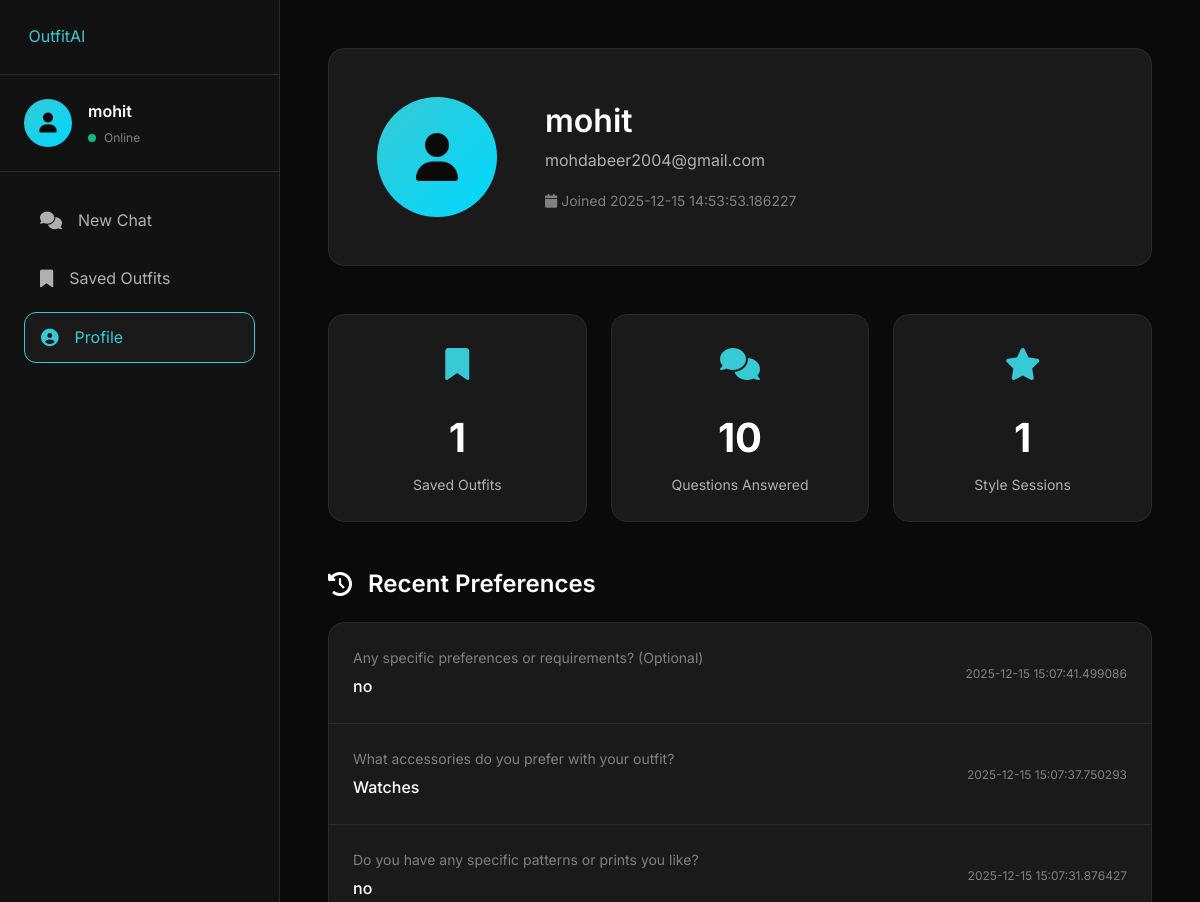
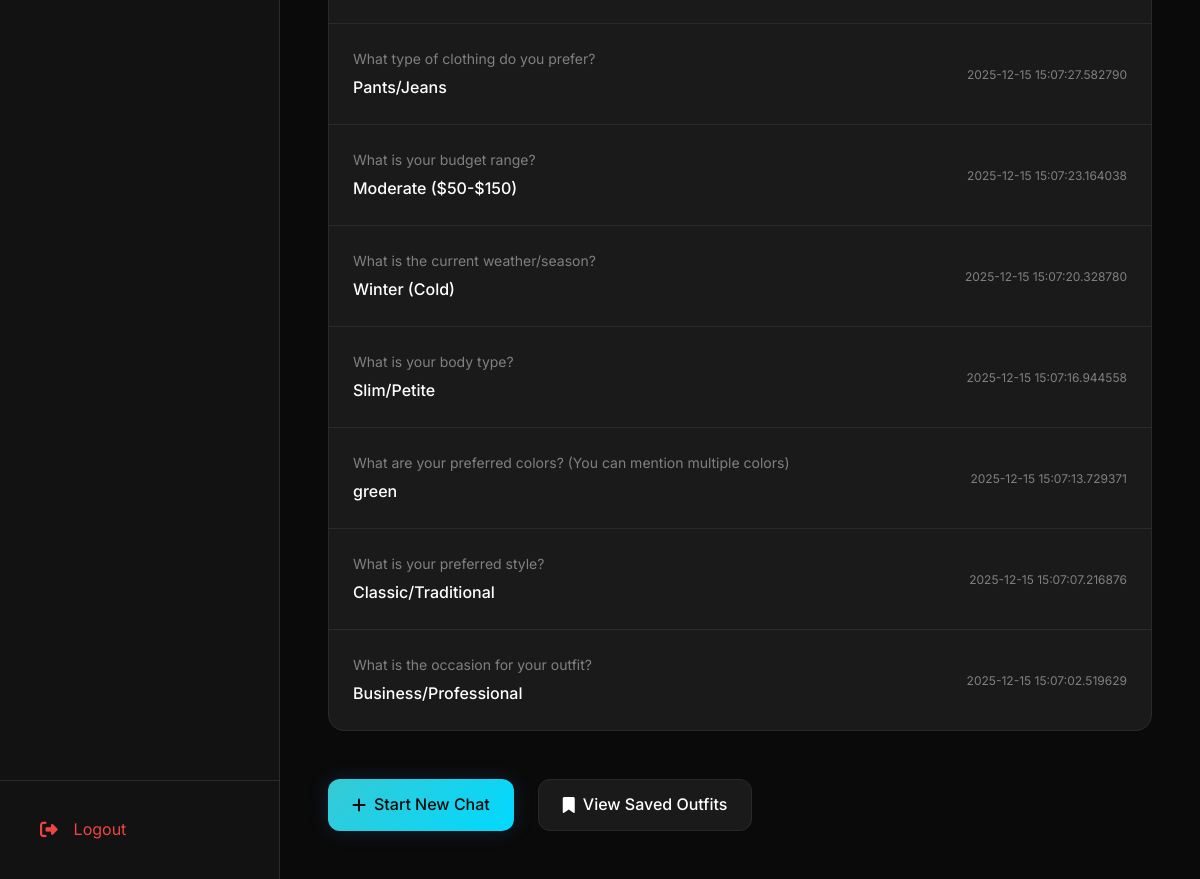
The page /recommendations/profile (signed in) on the database its author committed (2 pictures, top to bottom).
### models/database.py (models this page shows, shortened)
class User(UserMixin, db.Model):
    __tablename__ = 'users'
    id = db.Column(db.Integer, primary_key=True)
    username = db.Column(db.String(80), unique=True, nullable=False)
    email = db.Column(db.String(120), unique=True, nullable=False)
    password_hash = db.Column(db.String(255), nullable=False)
    is_guest = db.Column(db.Boolean, default=False)  # NEW: Track guest users
    created_at = db.Column(db.DateTime, default=datetime.utcnow)
    preferences = db.relationship('Preference', backref='user', lazy=True, cascade='all, delete-orphan')
    recommendations = db.relationship('Recommendation', backref='user', lazy=True, cascade='all, delete-orphan')
    uploaded_images = db.relationship('UploadedImage', backref='user', lazy=True, cascade='all, delete-orphan')

class Preference(db.Model):
    __tablename__ = 'preferences'
    id = db.Column(db.Integer, primary_key=True)
    user_id = db.Column(db.Integer, db.ForeignKey('users.id'), nullable=False)
    session_id = db.Column(db.String(50), nullable=False)
    question_id = db.Column(db.Integer, nullable=False)
    question_text = db.Column(db.Text, nullable=False)
    answer = db.Column(db.Text, nullable=False)
    timestamp = db.Column(db.DateTime, default=datetime.utcnow)

### routes/recommendations.py (the view)
@recommendations_bp.route('/profile')
@login_required
def profile():
    try:
        print("🔄 Loading profile page...")
        user = current_user
        recommendation_count = Recommendation.query.filter_by(
            user_id=user.id,
            is_saved=True
        ).count()
        workflow_stats = db.session.query(
            Recommendation.workflow_type,
            db.func.count(Recommendation.id)
        ).filter_by(
            user_id=user.id,
            is_saved=True
        ).group_by(Recommendation.workflow_type).all()
        workflow_breakdown = {wf: count for wf, count in workflow_stats}
        recent_preferences = Preference.query.filter_by(
            user_id=user.id
        ).order_by(Preference.timestamp.desc()).limit(10).all()
        print(f"✅ Profile loaded: {user.username}, {recommendation_count} recs")
        return render_template(
            'profile.html',
            user=user,
            recommendation_count=recommendation_count,
            workflow_breakdown=workflow_breakdown,
            recent_preferences=recent_preferences
        )
    except Exception as e:
        print(f"❌ Error loading profile: {e}")
        traceback.print_exc()
        flash(f'Error loading profile: {str(e)}', 'error')
        return redirect(url_for('index'))

### app.py (called while the page is built)
@login_manager.user_loader
def load_user(user_id):
    return User.query.get(int(user_id))

@app.context_processor
def inject_globals():
    from flask_login import current_user
    is_guest = session.get('is_guest', False) and not current_user.is_authenticated
    return {
        'app_name': Config.APP_NAME,
        'app_tagline': Config.APP_TAGLINE,
        'is_guest': is_guest,
        'guest_id': session.get('guest_id') if is_guest else None
    }

@app.before_request
def make_session_permanent():
    session.permanent = True

### templates/profile.html (shortened to what this page needs)
{% extends "base.html" %}
{% block extra_css %}
<link rel="stylesheet" href="{{ url_for('static', filename='css/chatbot.css') }}">
{% endblock %}
{% block content %}
<div class="profile-page">
    <div class="sidebar">
        <div class="sidebar-header">
            <a href="{{ url_for('index') }}" class="brand-logo">
                <span>Outfit<span class="brand-accent">AI</span></span>
            </a>
        </div>
        <div class="sidebar-user">
            <div class="user-avatar">
                <i class="fas fa-user"></i>
            </div>
            <div class="user-info">
                <div class="user-name">{{ current_user.username if current_user.is_authenticated else 'User' }}</div>
                <div class="user-status">
                    <span class="status-dot"></span>
                    <span>Online</span>
                </div>
            </div>
        </div>
        <nav class="sidebar-nav">
            <a href="{{ url_for('chatbot.chat_interface') }}" class="nav-item">
                <i class="fas fa-comments"></i>
                <span>New Chat</span>
            </a>
            <a href="{{ url_for('recommendations.view_recommendations') }}" class="nav-item">
                <i class="fas fa-bookmark"></i>
                <span>Saved Outfits</span>
            </a>
            <a href="{{ url_for('recommendations.profile') }}" class="nav-item active">
                <i class="fas fa-user-circle"></i>
                <span>Profile</span>
            </a>
        </nav>
        <div class="sidebar-footer">
            <a href="{{ url_for('auth.logout') }}" class="nav-item logout">
                <i class="fas fa-sign-out-alt"></i>
                <span>Logout</span>
            </a>
        </div>
    </div>
    <div class="profile-content">
        <div class="profile-header">
            <div class="profile-avatar">
                <i class="fas fa-user"></i>
            </div>
            <div class="profile-info">
                <h1 class="profile-name">{{ user.username if user else 'User' }}</h1>
                <div class="profile-email">{{ user.email if user else 'user@example.com' }}</div>
                <div class="profile-meta">
                    <span><i class="fas fa-calendar"></i> Joined {{ user.created_at if user else 'Recently' }}</span>
                </div>
            </div>
        </div>
        <div class="stats-grid">
            <div class="stat-card">
                <div class="stat-icon">
                    <i class="fas fa-bookmark"></i>
                </div>
                <div class="stat-value">{{ recommendation_count if recommendation_count is defined else 0 }}</div>
                <div class="stat-label">Saved Outfits</div>
            </div>
            <div class="stat-card">
                <div class="stat-icon">
                    <i class="fas fa-comments"></i>
                </div>
                <div class="stat-value">{{ (recommendation_count * 10) if recommendation_count is defined else 0 }}</div>
                <div class="stat-label">Questions Answered</div>
            </div>
            <div class="stat-card">
                <div class="stat-icon">
                    <i class="fas fa-star"></i>
                </div>
                <div class="stat-value">{{ recommendation_count if recommendation_count is defined else 0 }}</div>
                <div class="stat-label">Style Sessions</div>
            </div>
        </div>
        {% if recent_preferences and recent_preferences|length > 0 %}
        <div>
            <h2 class="section-title">
                <i class="fas fa-history"></i>
                Recent Preferences
            </h2>
            <div class="preferences-list">
                {% for pref in recent_preferences %}
                <div class="preference-item">
                    <div>
                        <div class="preference-question">{{ pref.question_text }}</div>
                        <div class="preference-answer">{{ pref.answer }}</div>
                    </div>
                    <div class="preference-date">{{ pref.timestamp }}</div>
                </div>
                {% endfor %}
            </div>
        </div>
        {% endif %}
        <div style="margin-top: var(--spacing-xl); display: flex; gap: var(--spacing-md);">
            <a href="{{ url_for('chatbot.chat_interface') }}" class="btn btn-primary">
                <i class="fas fa-plus"></i>
                <span>Start New Chat</span>
            </a>
            <a href="{{ url_for('recommendations.view_recommendations') }}" class="btn btn-secondary">
                <i class="fas fa-bookmark"></i>
                <span>View Saved Outfits</span>
            </a>
        </div>
    </div>
</div>
{% endblock %}

### static/css/style.css (style rules this page uses)
:root { --primary-bg: #0a0a0a; --secondary-bg: #121212; --card-bg: #1a1a1a; --hover-bg: #242424; --primary-accent: #37c9d4; --secondary-accent: #00d9ff; --accent-glow: rgba(55, 118, 212, 0.2); --text-primary: #ffffff; --text-secondary: #b0b0b0; --text-muted: #808080; --border-color: #2a2a2a; --border-hover: #3a3a3a; --success-color: #10b981; --error-color: #ef4444; --warning-color: #f59e0b; --info-color: #3b82f6; --spacing-xs: 0.5rem; --spacing-sm: 1rem; --spacing-md: 1.5rem; --spacing-lg: 2rem; --spacing-xl: 3rem; --radius-sm: 8px; --radius-md: 12px; --radius-lg: 16px; --radius-xl: 24px; --shadow-sm: 0 2px 8px rgba(0, 0, 0, 0.4); --shadow-md: 0 4px 16px rgba(0, 0, 0, 0.5); --shadow-lg: 0 8px 32px rgba(0, 0, 0, 0.6); --shadow-glow: 0 0 20px var(--accent-glow); --transition-fast: 0.2s ease; --transition-normal: 0.3s ease; --transition-slow: 0.5s ease; }
* { margin: 0; padding: 0; box-sizing: border-box; }
body { font-family: 'Inter', -apple-system, BlinkMacSystemFont, 'Segoe UI', sans-serif; background: var(--primary-bg); color: var(--text-primary); line-height: 1.6; -webkit-font-smoothing: antialiased; -moz-osx-font-smoothing: grayscale; }
h1, h2, h3, h4, h5, h6 { font-weight: 600; line-height: 1.2; margin-bottom: var(--spacing-sm); }
h1 { font-size: 3.5rem; }
h2 { font-size: 2.5rem; }
a { color: var(--primary-accent); text-decoration: none; transition: color var(--transition-fast); }
.btn { display: inline-flex; align-items: center; gap: var(--spacing-xs); padding: 0.75rem 1.5rem; border-radius: var(--radius-md); font-size: 1rem; font-weight: 500; cursor: pointer; transition: all var(--transition-fast); border: none; outline: none; text-decoration: none; position: relative; overflow: hidden; }
.btn::before { content: ''; position: absolute; top: 50%; left: 50%; width: 0; height: 0; border-radius: 50%; background: rgba(255, 255, 255, 0.1); transform: translate(-50%, -50%); transition: width 0.6s, height 0.6s; }
.btn-primary { background: linear-gradient(135deg, var(--primary-accent), var(--secondary-accent)); color: var(--primary-bg); box-shadow: var(--shadow-glow); }
.btn-secondary { background: var(--card-bg); color: var(--text-primary); border: 1px solid var(--border-color); }
.brand-accent { color: var(--primary-accent); }
.stat-label { font-size: 0.875rem; color: var(--text-muted); }
.section-title { font-size: 3rem; margin-bottom: var(--spacing-sm); }

### static/css/chatbot.css (style rules this page uses)
.sidebar { width: 280px; background: var(--secondary-bg); border-right: 1px solid var(--border-color); display: flex; flex-direction: column; flex-shrink: 0; }
.sidebar-header { padding: var(--spacing-md); border-bottom: 1px solid var(--border-color); }
.sidebar-user { padding: var(--spacing-md); display: flex; align-items: center; gap: var(--spacing-sm); border-bottom: 1px solid var(--border-color); }
.user-avatar { width: 48px; height: 48px; border-radius: 50%; background: linear-gradient(135deg, var(--primary-accent), var(--secondary-accent)); display: flex; align-items: center; justify-content: center; color: var(--primary-bg); font-size: 1.25rem; }
.user-info { flex: 1; }
.user-name { font-weight: 600; color: var(--text-primary); margin-bottom: 0.25rem; }
.user-status { display: flex; align-items: center; gap: 0.5rem; font-size: 0.75rem; color: var(--text-muted); }
.status-dot { width: 8px; height: 8px; border-radius: 50%; background: var(--success-color); animation: pulse 2s infinite; }
.sidebar-nav { flex: 1; padding: var(--spacing-md); display: flex; flex-direction: column; gap: var(--spacing-xs); }
.nav-item { display: flex; align-items: center; gap: var(--spacing-sm); padding: 0.75rem 1rem; border-radius: var(--radius-md); color: var(--text-secondary); transition: all var(--transition-fast); cursor: pointer; }
.nav-item.active { background: var(--card-bg); color: var(--primary-accent); border: 1px solid var(--primary-accent); }
.nav-item i { font-size: 1.1rem; }
.sidebar-footer { padding: var(--spacing-md); border-top: 1px solid var(--border-color); }
.nav-item.logout { color: var(--error-color); }

### rows shown on the page
User: username "mohit", email "mohdabeer2004@gmail.com", created_at "2025-12-15 14:53:53.186227"
Preference: question_text "Any specific preferences or requirements? (Optional)", answer "no", timestamp "2025-12-15 15:07:41.499086"
Preference: question_text "What accessories do you prefer with your outfit?", answer "Watches", timestamp "2025-12-15 15:07:37.750293"
Preference: question_text "Do you have any specific patterns or prints you like?", answer "no", timestamp "2025-12-15 15:07:31.876427"
Preference: question_text "What type of clothing do you prefer?", answer "Pants/Jeans", timestamp "2025-12-15 15:07:27.582790"
Preference: question_text "What is your budget range?", answer "Moderate ($50-$150)", timestamp "2025-12-15 15:07:23.164038"
Preference: question_text "What is the current weather/season?", answer "Winter (Cold)", timestamp "2025-12-15 15:07:20.328780"
Preference: question_text "What is your body type?", answer "Slim/Petite", timestamp "2025-12-15 15:07:16.944558"
Preference: question_text "What are your preferred colors? (You can mention multiple colors)", answer "green", timestamp "2025-12-15 15:07:13.729371"
Preference: question_text "What is your preferred style?", answer "Classic/Traditional", timestamp "2025-12-15 15:07:07.216876"
Preference: question_text "What is the occasion for your outfit?", answer "Business/Professional", timestamp "2025-12-15 15:07:02.519629"

### other values the page prints
{{ recommendation_count if recommendation_count is defined else 0 }} "1"
{{ (recommendation_count * 10) if recommendation_count is defined else 0 }} "10"
